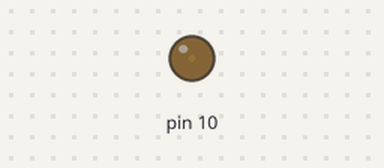
A sketch run on a simulated Arduino Uno, built with avr-gcc and run on an emulated ATmega328P. Parts: output pins drawn as LEDs (lit = HIGH).

Above: at 0.05 s.
At 0.55 s:
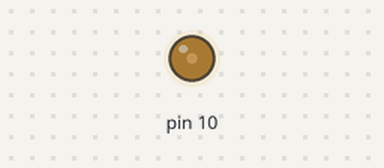
At 1.1 s:
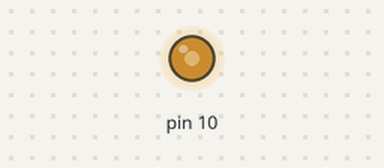
At 2.15 s:
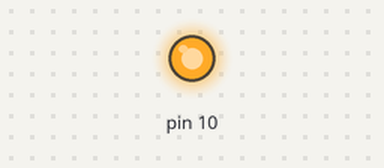
Timing chart, 0 to 4.9 s (numbered marks = the images above):
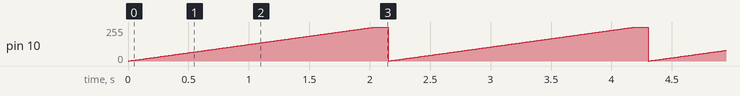

The sketch:

ytrday3.ino
```cpp
void setup() {
  // put your setup code here, to run once:
  pinMode(10,OUTPUT);
}

void loop() {
  // put your main code here, to run repeatedly:
   for( int a=0;a<=255;a++)
   {
    analogWrite(10,a);
    delay(8);

   }

   for( int a=255;a<=0;a--)
   {
    analogWrite(10,a);
    delay(8);
   }
   delay(100);
}
```

Measured:
- by itself, pin 10: ramps from 0/255 to 255/255 and jumps back, once every 2.2 s
